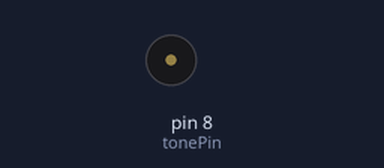
Bench run of a sketch on a simulated Arduino Uno, built with avr-gcc and run on an emulated ATmega328P. On the bench: buzzer (waves = sounding).

Above: at 4.7 s.
Timing chart, 0 to 6.1 s (numbered marks = the images above):
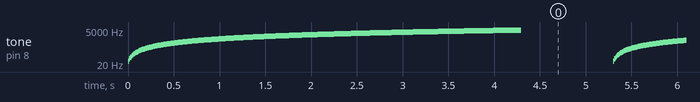

Measured:
- by itself, tone on pin 8 (tonePin): plays 31 Hz for 0.01 s, 46 Hz for 0.01 s, 61 Hz for 0.01 s, 76 Hz for 0.01 s, 91 Hz for 0.01 s, 106 Hz for 0.01 s … (3996 notes in this stretch)

The sketch:

ToneButton.ino
```cpp
/*
   Play a tone and bump it up on button press. Repeat
*/

static const int  lowTone = 31;
static const int  highTone = 4978;
static const int  tonePin = 8;
static const int  stepTime = 10;
static const int  stepSize = 15;
static const int  interNoteDelay = 3;

void setup() {
  // no setup needed
}

void loop() {
  for (int i = lowTone; i < highTone; i+=stepSize) {
    tone(tonePin, i);
    delay(stepTime);file:///home/hbarta/Documents/Arduino/MyCode/my-arduino-examples/ToneButton/pitches.h

    noTone(tonePin);
    delay(interNoteDelay);
  }
  delay(1000);
}
```
